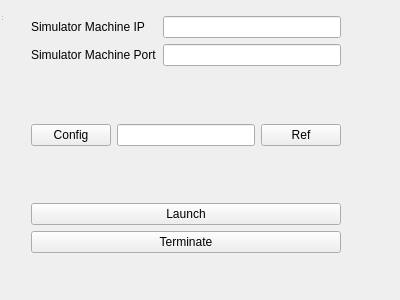
<?xml version="1.0" encoding="UTF-8"?>
<ui version="4.0">
 <class>B3m</class>
 <widget class="QWidget" name="B3m">
  <property name="geometry">
   <rect>
    <x>0</x>
    <y>0</y>
    <width>400</width>
    <height>300</height>
   </rect>
  </property>
<widget class="QWidget" name="centralWidget">
   <widget class="QWidget" name="">
    <property name="geometry">
     <rect>
      <x>20</x>
      <y>5</y>
      <width>332</width>
      <height>259</height>
     </rect>
    </property>
    <layout class="QGridLayout" name="gridLayout_4">
     <item row="0" column="0">
      <layout class="QGridLayout" name="gridLayout">
       <item row="0" column="0">
        <widget class="QLabel" name="label_2">
         <property name="text">
          <string>Simulator Machine IP</string>
         </property>
        </widget>
       </item>
       <item row="0" column="1">
        <widget class="QLineEdit" name="ip_box"/>
       </item>
       <item row="1" column="0">
        <widget class="QLabel" name="label_3">
         <property name="text">
          <string>Simulator Machine Port</string>
         </property>
        </widget>
       </item>
       <item row="1" column="1">
        <widget class="QLineEdit" name="port_box"/>
       </item>
      </layout>
     </item>
     <item row="1" column="0">
      <spacer name="verticalSpacer_3">
       <property name="orientation">
        <enum>Qt::Vertical</enum>
       </property>
       <property name="sizeHint" stdset="0">
        <size>
         <width>20</width>
         <height>40</height>
        </size>
       </property>
      </spacer>
     </item>
     <item row="2" column="0">
      <layout class="QGridLayout" name="gridLayout_2">
       <item row="0" column="0">
        <widget class="QPushButton" name="button_config">
         <property name="text">
          <string>Config</string>
         </property>
        </widget>
       </item>
       <item row="0" column="1">
        <widget class="QLineEdit" name="configpath_box"/>
       </item>
       <item row="0" column="2">
        <widget class="QPushButton" name="button_config_ref">
         <property name="text">
          <string>Ref</string>
         </property>
        </widget>
       </item>
      </layout>
     </item>
     <item row="3" column="0">
      <spacer name="verticalSpacer_2">
       <property name="orientation">
        <enum>Qt::Vertical</enum>
       </property>
       <property name="sizeHint" stdset="0">
        <size>
         <width>20</width>
         <height>40</height>
        </size>
       </property>
      </spacer>
     </item>
     <item row="4" column="0">
      <layout class="QGridLayout" name="gridLayout_3">
       <item row="0" column="0">
        <widget class="QPushButton" name="launch_button">
         <property name="enabled">
          <bool>true</bool>
         </property>
         <property name="layoutDirection">
          <enum>Qt::LeftToRight</enum>
         </property>
         <property name="text">
          <string>Launch</string>
         </property>
        </widget>
       </item>
       <item row="1" column="0">
        <widget class="QPushButton" name="terminate_button">
         <property name="enabled">
          <bool>true</bool>
         </property>
         <property name="layoutDirection">
          <enum>Qt::LeftToRight</enum>
         </property>
         <property name="text">
          <string>Terminate</string>
         </property>
        </widget>
       </item>
      </layout>
     </item>
    </layout>
   </widget>
  </widget>
  <widget class="QToolBar" name="mainToolBar">
   <attribute name="toolBarArea">
    <enum>TopToolBarArea</enum>
   </attribute>
   <attribute name="toolBarBreak">
    <bool>false</bool>
   </attribute>
  </widget>
  <widget class="QStatusBar" name="statusBar"/>
 </widget>
 <layoutdefault spacing="6" margin="11"/>
 <resources/>
 <connections/>
</ui>
